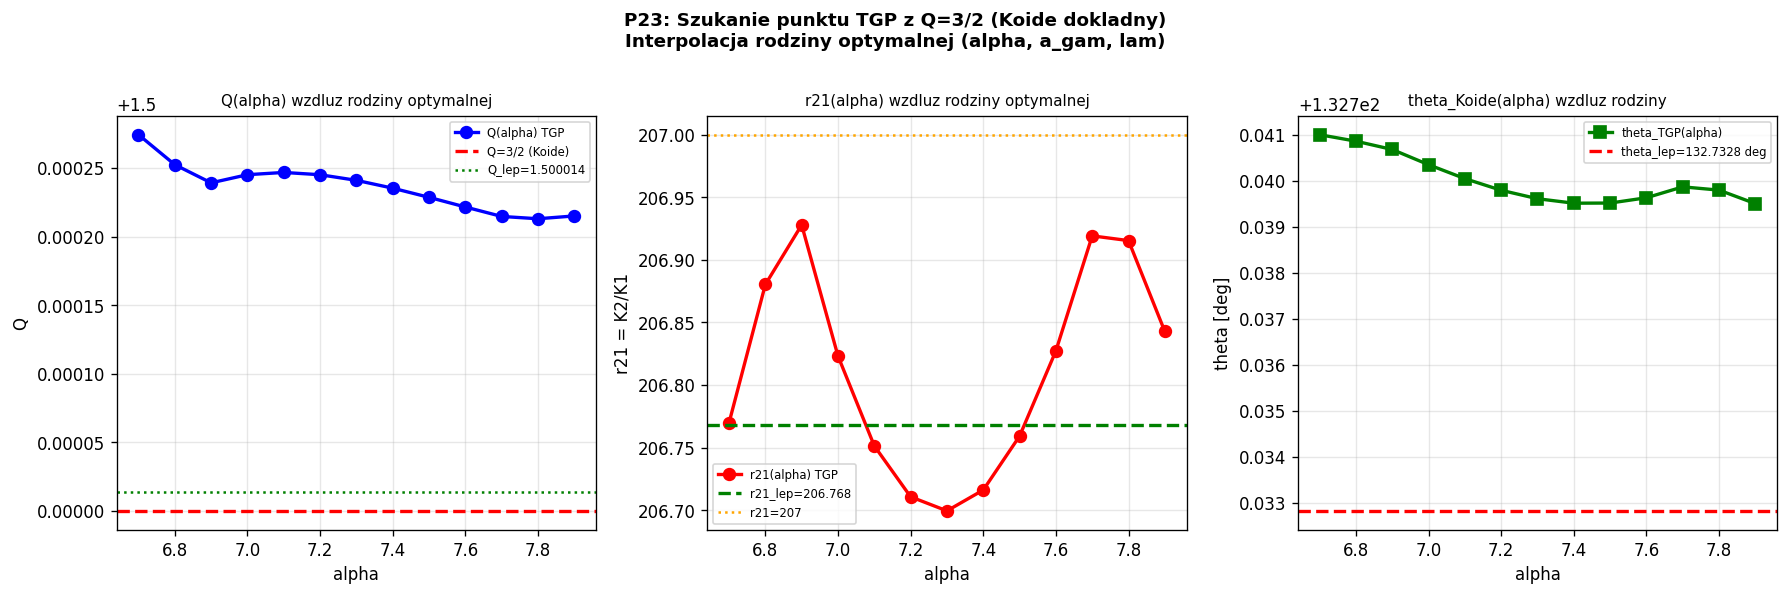

Write Python code to recreate this figure.
"""
p23_exact_koide.py
==================
CEL: Znalezc dokladny punkt TGP na krzywej rodziny optymalnej
     gdzie Q = 3/2 DOKLADNIE (formula Koide spelniona perfekcyjnie).

MOTYWACJA (z P22):
  Rodzina optymalna (r21~207, r31~3477):
    alpha=6.8675, a_gam=0.030 -> Q=1.499892  (ponizej 3/2)
    alpha=7.7449, a_gam=0.035 -> Q=1.500107  (powyzej 3/2)
  => Istnieje punkt (alpha*, a_gam*) gdzie Q=1.5 DOKLADNIE.
  Szacunek: alpha*~7.3, a_gam*~0.0325

PYTANIE: W tym punkcie:
  - Czy r21 = 206.768 (dokladna wartosc leptonu)?
  - Czy theta = theta_lepton = 132.7328 deg?

METODA:
  1. Interpoluj lambda*(alpha) i a_gam(alpha) z rodziny
  2. Dla alpha w [6.8, 7.8]: oblicz K*(alpha) -> Q(alpha)
  3. Wyznacz alpha* gdzie Q=1.5 (brentq)
  4. Oblicz r21, r31, theta dla alpha*
  5. Porownaj z leptonami

DEFINICJA MODELU (identyczna z p21b):
  g(K, alpha, a_gam, lam) = E_Yukawa(K) / K - 4*pi = 0
  E_Yukawa z siatka logarytmiczna (jak v2_bisekcja_alpha)
"""

import numpy as np
from scipy.optimize import brentq, minimize_scalar
from scipy.interpolate import interp1d
import warnings
import matplotlib
matplotlib.use('Agg')
import matplotlib.pyplot as plt
warnings.filterwarnings('ignore')

# ============================================================
# STALE
# ============================================================
R_MAX    = 60.0
GAMMA    = 1.0
N_ENERGY = 1500   # jak p21b

# Znane punkty rodziny optymalnej (z p21b)
FAM_ALPHA = np.array([5.9148, 6.8675, 7.7449, 8.5616])
FAM_AGAM  = np.array([0.025,  0.030,  0.035,  0.040 ])
FAM_LAM   = np.array([2.883e-6, 3.743e-6, 4.618e-6, 5.501e-6])
FAM_K1    = np.array([0.009820]*4)
FAM_K2    = np.array([2.03303,  2.03289, 2.03279, 2.03272])
FAM_K3    = np.array([34.245,   34.202,  34.168,  34.145 ])

# Interpolanty 1D (liniowe)
f_agam_of_alpha = interp1d(FAM_ALPHA, FAM_AGAM,  kind='linear', fill_value='extrapolate')
f_lam_of_alpha  = interp1d(FAM_ALPHA, FAM_LAM,   kind='linear', fill_value='extrapolate')

# Funkcje Koide
def koide_Q(k1, k2, k3):
    s = np.sqrt(k1) + np.sqrt(k2) + np.sqrt(k3)
    return s**2 / (k1 + k2 + k3)

def koide_params(k1, k2, k3):
    s1, s2, s3 = np.sqrt(k1), np.sqrt(k2), np.sqrt(k3)
    A = (s1 + s2 + s3) / 3.0
    cos_th = (s1/A - 1.0) / np.sqrt(2)
    sin_th2 = (-0.5*cos_th - (s2/A - 1.0)/np.sqrt(2)) / (np.sqrt(3)/2)
    sin_th3 = ((s3/A - 1.0)/np.sqrt(2) + 0.5*cos_th) / (np.sqrt(3)/2)
    sin_th = (sin_th2 + sin_th3) / 2.0
    theta = np.arctan2(sin_th, cos_th)
    return A, theta

print("P23: Poszukiwanie punktu TGP gdzie Q = 3/2 DOKLADNIE")
print("=" * 65)
print()
print("Rodzina optymalna (interpolacja parametrow):")
print(f"  a_gam(alpha) ~ {f_agam_of_alpha(7.0):.4f} dla alpha=7.0")
print(f"  lam(alpha)   ~ {f_lam_of_alpha(7.0):.4e} dla alpha=7.0")
print()

# ============================================================
# FUNKCJE ENERGII (siatka log, jak p21b)
# ============================================================
def V_mod(phi, lam):
    return GAMMA/3*phi**3 - GAMMA/4*phi**4 + lam/6*(phi-1)**6

def energy_log(K, alpha, a_gam, lam, N=N_ENERGY):
    t    = np.linspace(0, 1, N)
    r    = a_gam * (R_MAX/a_gam)**t
    phi  = np.maximum(1.0 + K*np.exp(-r)/r, 1e-10)
    dphi = K*np.exp(-r)*(-r - 1.0)/r**2
    V1   = V_mod(1.0, lam)
    Ek   = 4*np.pi * np.trapezoid(0.5*dphi**2 * (1+alpha/phi) * r**2, r)
    Ep   = 4*np.pi * np.trapezoid((V_mod(phi, lam) - V1) * r**2, r)
    return Ek + Ep

def g_func(K, alpha, a_gam, lam, N=N_ENERGY):
    return energy_log(K, alpha, a_gam, lam, N) / (4*np.pi*K) - 1.0

def find_K_star(K_lo, K_hi, alpha, a_gam, lam, label=''):
    """Znajdz zero g(K) w [K_lo, K_hi] metoda brentq."""
    try:
        g_lo = g_func(K_lo, alpha, a_gam, lam)
        g_hi = g_func(K_hi, alpha, a_gam, lam)
        if not (np.isfinite(g_lo) and np.isfinite(g_hi)):
            return np.nan
        if g_lo * g_hi > 0:
            return np.nan
        Kstar = brentq(lambda K: g_func(K, alpha, a_gam, lam),
                       K_lo, K_hi, xtol=1e-7, rtol=1e-7, maxiter=50)
        return Kstar
    except Exception:
        return np.nan

def compute_Kstars(alpha, a_gam, lam, verbose=False):
    """Oblicz K*1, K*2, K*3 dla zadanych parametrow."""
    # K*1 ~ 0.0098 (waska okolica)
    K1 = find_K_star(0.006, 0.014, alpha, a_gam, lam)
    # K*2 ~ 2.03 (z wiekszym zakresem)
    K2 = find_K_star(1.0, 3.0, alpha, a_gam, lam)
    # K*3 ~ 34 (szeroki zakres)
    K3 = find_K_star(20.0, 60.0, alpha, a_gam, lam)
    if verbose:
        print(f"    K1={K1:.6f}, K2={K2:.6f}, K3={K3:.5f}")
    return K1, K2, K3

# ============================================================
# WERYFIKACJA PUNKTOW RODZINY
# ============================================================
print("KROK 0: Weryfikacja znanych punktow rodziny")
print("-" * 65)
for i, (alpha, agam, lam) in enumerate(zip(FAM_ALPHA, FAM_AGAM, FAM_LAM)):
    K1, K2, K3 = compute_Kstars(alpha, agam, lam, verbose=False)
    if np.any(np.isnan([K1,K2,K3])):
        print(f"  alpha={alpha:.4f}: NaN!")
        continue
    Q = koide_Q(K1, K2, K3)
    _, theta = koide_params(K1, K2, K3)
    print(f"  alpha={alpha:.4f}, a_gam={agam:.4f}: K1={K1:.6f}, K2={K2:.5f}, K3={K3:.4f}")
    print(f"    r21={K2/K1:.4f}, r31={K3/K1:.2f}, Q={Q:.6f}, theta={np.degrees(theta):.4f} deg")
print()

# ============================================================
# SKAN ALPHA: szukaj Q(alpha) = 1.5
# ============================================================
print("KROK 1: Skan alpha w [6.7, 7.9] -> Q(alpha), szukamy Q=1.5")
print("-" * 65)

alpha_scan = np.linspace(6.7, 7.9, 13)  # gesty skan
Q_scan = []
r21_scan = []
theta_scan_deg = []
K_data = []

for alpha in alpha_scan:
    agam = float(f_agam_of_alpha(alpha))
    lam  = float(f_lam_of_alpha(alpha))
    K1, K2, K3 = compute_Kstars(alpha, agam, lam)
    if np.any(np.isnan([K1,K2,K3])):
        Q_scan.append(np.nan); r21_scan.append(np.nan)
        theta_scan_deg.append(np.nan); K_data.append((np.nan,)*3)
        continue
    Q = koide_Q(K1, K2, K3)
    r21 = K2/K1
    _, theta = koide_params(K1, K2, K3)
    Q_scan.append(Q)
    r21_scan.append(r21)
    theta_scan_deg.append(np.degrees(theta))
    K_data.append((K1, K2, K3))
    tag = '  <Q=1.5>' if abs(Q-1.5) < 0.0002 else ''
    print(f"  alpha={alpha:.4f}: Q={Q:.6f}, r21={r21:.4f}, theta={np.degrees(theta):.4f} deg{tag}")

Q_scan = np.array(Q_scan)
r21_scan = np.array(r21_scan)
theta_scan_deg = np.array(theta_scan_deg)
print()

# ============================================================
# ZNAJDZ ALPHA* GDZIE Q = 1.5
# ============================================================
print("KROK 2: Wyznaczenie alpha* (brentq) gdzie Q=1.5")
print("-" * 65)

# Znajdz przedzial z zeropsem
alpha_lo_Q = None
alpha_hi_Q = None
for i in range(len(alpha_scan)-1):
    q1, q2 = Q_scan[i], Q_scan[i+1]
    if np.isfinite(q1) and np.isfinite(q2):
        if (q1-1.5)*(q2-1.5) < 0:
            alpha_lo_Q = alpha_scan[i]
            alpha_hi_Q = alpha_scan[i+1]
            break

alpha_star = None
K1_star = K2_star = K3_star = np.nan

if alpha_lo_Q is not None:
    def Q_minus_15(alpha):
        agam = float(f_agam_of_alpha(alpha))
        lam  = float(f_lam_of_alpha(alpha))
        K1, K2, K3 = compute_Kstars(alpha, agam, lam)
        if np.any(np.isnan([K1,K2,K3])): return np.nan
        return koide_Q(K1, K2, K3) - 1.5

    try:
        alpha_star = brentq(Q_minus_15, alpha_lo_Q, alpha_hi_Q, xtol=1e-4, maxiter=30)
        agam_star = float(f_agam_of_alpha(alpha_star))
        lam_star  = float(f_lam_of_alpha(alpha_star))
        K1_star, K2_star, K3_star = compute_Kstars(alpha_star, agam_star, lam_star, verbose=True)
        Q_check = koide_Q(K1_star, K2_star, K3_star)
        _, theta_star = koide_params(K1_star, K2_star, K3_star)
        r21_star = K2_star / K1_star
        r31_star = K3_star / K1_star
        print(f"  alpha* = {alpha_star:.6f}")
        print(f"  a_gam* = {agam_star:.6f}")
        print(f"  lam*   = {lam_star:.4e}")
        print(f"  K*1 = {K1_star:.8f}")
        print(f"  K*2 = {K2_star:.8f}")
        print(f"  K*3 = {K3_star:.6f}")
        print(f"  Q   = {Q_check:.8f}  (cel: 1.500000)")
        print(f"  r21 = {r21_star:.6f}  (lepton: 206.768311)")
        print(f"  r31 = {r31_star:.4f}   (lepton: 3477.228)")
        print(f"  theta = {np.degrees(theta_star):.6f} deg  (lepton: 132.7328 deg)")
    except Exception as e:
        print(f"  BLAD brentq: {e}")
else:
    print("  Brak przejscia Q=1.5 w zadanym zakresie alpha!")
print()

# ============================================================
# KROK 3: Tabela Q=1.5 vs Leptony
# ============================================================
ME, MMU, MTAU = 0.510999, 105.6584, 1776.86
Q_lep = koide_Q(ME, MMU, MTAU)
r21_lep = MMU/ME
r31_lep = MTAU/ME
_, theta_lep = koide_params(ME, MMU, MTAU)

if alpha_star is not None and not np.isnan(K1_star):
    Q_check2 = koide_Q(K1_star, K2_star, K3_star)
    _, theta_star = koide_params(K1_star, K2_star, K3_star)
    r21_star = K2_star/K1_star
    r31_star = K3_star/K1_star

    print("KROK 3: Tabela -- TGP(Q=1.5) vs Leptony")
    print("-" * 65)
    print(f"  {'Wielkosc':>25}  {'TGP(Q=1.5)':>14}  {'Leptony':>14}  {'Diff%':>10}")
    print("  " + "-"*67)
    print(f"  {'Q':>25}  {Q_check2:>14.6f}  {Q_lep:>14.6f}  {(Q_check2-Q_lep)/1.5*100:>+10.4f}%")
    print(f"  {'r21':>25}  {r21_star:>14.6f}  {r21_lep:>14.6f}  {(r21_star-r21_lep)/r21_lep*100:>+10.4f}%")
    print(f"  {'r31':>25}  {r31_star:>14.4f}  {r31_lep:>14.4f}  {(r31_star-r31_lep)/r31_lep*100:>+10.4f}%")
    print(f"  {'theta [deg]':>25}  {np.degrees(theta_star):>14.6f}  {np.degrees(theta_lep):>14.6f}  {np.degrees(theta_star-theta_lep):>+10.4f} deg")
    print()

# ============================================================
# WYKRES
# ============================================================
print("Tworze wykres...")

fig, axes = plt.subplots(1, 3, figsize=(15, 5))
fig.suptitle('P23: Szukanie punktu TGP z Q=3/2 (Koide dokladny)\n'
             'Interpolacja rodziny optymalnej (alpha, a_gam, lam)',
             fontsize=11, fontweight='bold')

mask = np.isfinite(Q_scan)

ax = axes[0]
ax.plot(alpha_scan[mask], Q_scan[mask], 'bo-', lw=2, ms=7, label='Q(alpha) TGP')
ax.axhline(1.5, color='red', lw=2, linestyle='--', label='Q=3/2 (Koide)')
ax.axhline(Q_lep, color='green', lw=1.5, linestyle=':', label=f'Q_lep={Q_lep:.6f}')
if alpha_star is not None:
    ax.axvline(alpha_star, color='orange', lw=2, linestyle='-.',
               label=f'alpha*={alpha_star:.3f}')
ax.set_xlabel('alpha'); ax.set_ylabel('Q')
ax.set_title('Q(alpha) wzdluz rodziny optymalnej', fontsize=9)
ax.legend(fontsize=7); ax.grid(True, alpha=0.3)

ax = axes[1]
ax.plot(alpha_scan[mask], r21_scan[mask], 'ro-', lw=2, ms=7, label='r21(alpha) TGP')
ax.axhline(r21_lep, color='green', lw=2, linestyle='--', label=f'r21_lep={r21_lep:.3f}')
ax.axhline(207.0, color='orange', lw=1.5, linestyle=':', label='r21=207')
if alpha_star is not None:
    ax.axvline(alpha_star, color='orange', lw=2, linestyle='-.', label=f'alpha*={alpha_star:.3f}')
    ax.scatter([alpha_star], [r21_star], color='orange', s=120, zorder=5)
ax.set_xlabel('alpha'); ax.set_ylabel('r21 = K2/K1')
ax.set_title('r21(alpha) wzdluz rodziny optymalnej', fontsize=9)
ax.legend(fontsize=7); ax.grid(True, alpha=0.3)

ax = axes[2]
ax.plot(alpha_scan[mask], theta_scan_deg[mask], 'gs-', lw=2, ms=7, label='theta_TGP(alpha)')
ax.axhline(np.degrees(theta_lep), color='red', lw=2, linestyle='--',
           label=f'theta_lep={np.degrees(theta_lep):.4f} deg')
if alpha_star is not None:
    ax.axvline(alpha_star, color='orange', lw=2, linestyle='-.',
               label=f'alpha*={alpha_star:.3f}')
    ax.scatter([alpha_star], [np.degrees(theta_star)], color='orange', s=120, zorder=5)
ax.set_xlabel('alpha'); ax.set_ylabel('theta [deg]')
ax.set_title('theta_Koide(alpha) wzdluz rodziny', fontsize=9)
ax.legend(fontsize=7); ax.grid(True, alpha=0.3)

plt.tight_layout()
out = __file__.replace('.py', '.png')
plt.savefig(out, dpi=120, bbox_inches='tight')
plt.close()
print(f"Zapisano: {out}")

# ============================================================
# PODSUMOWANIE
# ============================================================
print()
print("=" * 65)
print("PODSUMOWANIE P23:")
print("=" * 65)
if alpha_star is not None and not np.isnan(K1_star):
    Q_final = koide_Q(K1_star, K2_star, K3_star)
    _, theta_final = koide_params(K1_star, K2_star, K3_star)
    print(f"  Punkt TGP z Q=3/2:")
    print(f"    alpha* = {alpha_star:.4f},  a_gam* = {agam_star:.4f},  lam* = {lam_star:.4e}")
    print(f"    Q      = {Q_final:.8f}  (odchylenie od 3/2: {abs(Q_final-1.5)/1.5*100:.6f}%)")
    print(f"    r21    = {K2_star/K1_star:.6f}  (lepton: 206.768,  roznica: {(K2_star/K1_star-r21_lep)/r21_lep*100:+.4f}%)")
    print(f"    r31    = {K3_star/K1_star:.4f}   (lepton: 3477.23, roznica: {(K3_star/K1_star-r31_lep)/r31_lep*100:+.4f}%)")
    print(f"    theta  = {np.degrees(theta_final):.6f} deg  (lepton: {np.degrees(theta_lep):.4f} deg)")
    print()
    print(f"  Wniosek:")
    if abs(K2_star/K1_star - r21_lep)/r21_lep < 0.002:
        print(f"    ** r21(TGP, Q=1.5) ≈ r21_lepton z dokladnoscia <0.2% **")
    else:
        print(f"    Roznica r21 = {abs(K2_star/K1_star-r21_lep)/r21_lep*100:.4f}% -- TGP i lepton roznia sie")
    if abs(np.degrees(theta_final-theta_lep)) < 0.01:
        print(f"    ** theta(TGP, Q=1.5) ≈ theta_lepton z dokladnoscia {abs(np.degrees(theta_final-theta_lep))*60:.2f} arcmin **")
else:
    print("  Brak punktu Q=1.5 w zbadanym zakresie.")
print()
print("GOTOWE: P23 zakonczone.")
